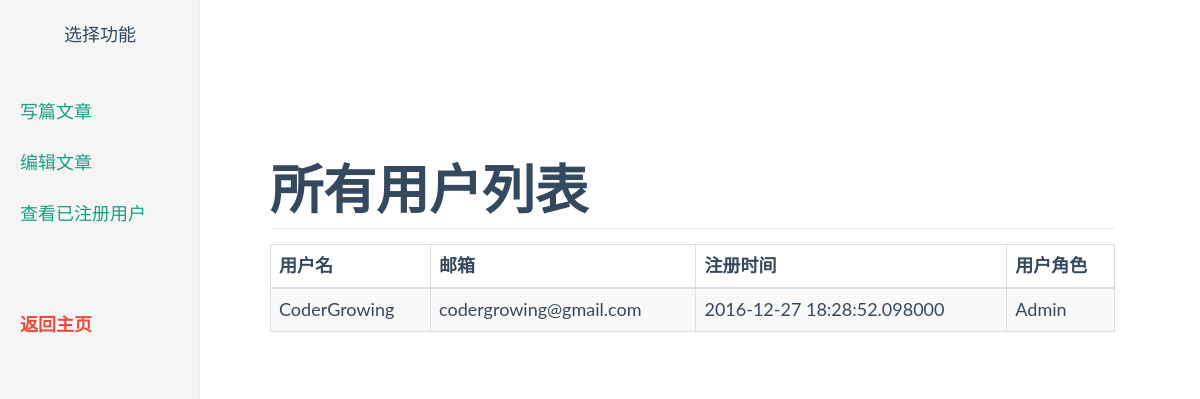
The app's page /all-user (signed in), older data.
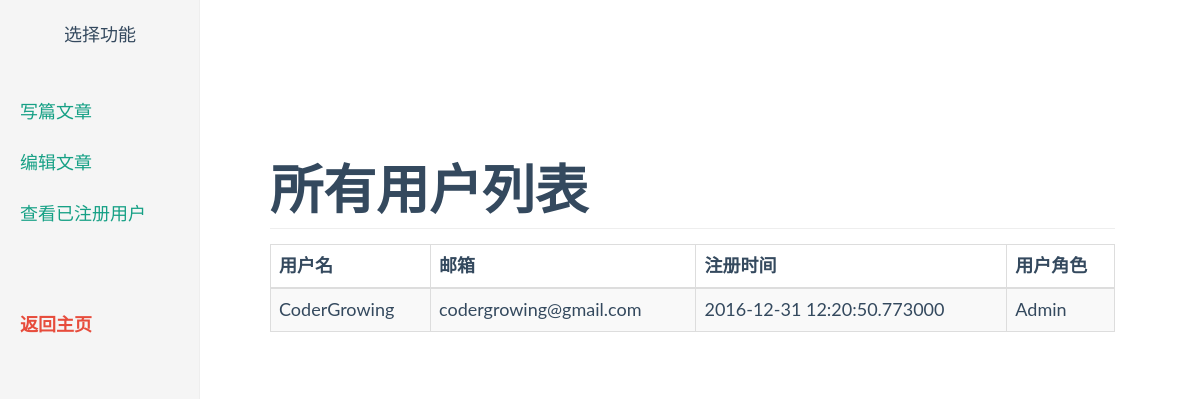
The same page, newer data.
### app/models.py (models this page shows, shortened)
class User(UserMixin, db.Model):
    __tablename__ = 'user'
    id = db.Column(db.Integer, primary_key=True)
    email = db.Column(db.String(64), unique=True, index=True)
    username = db.Column(db.String(64), unique=True)
    timestamp = db.Column(db.String(64), index=True, default=datetime.now)
    password_hash = db.Column(db.String(128))
    avatar_hash = db.Column(db.String(32))
    comments = db.relationship('Comment', backref='user', lazy='dynamic')
    reply_comments = db.relationship('ReplyComment', backref='user', lazy='dynamic')
    role = db.Column(db.String, default='User')
    @property
    def password(self):
        raise AttributeError('Password is not a readable attribute.')

### app/main/views.py (the view)
@main.route('/all-user')
@login_required
def all_user():
    if current_user.role != "Admin":
        flash(u'您没有权限访问该页面！')
        return redirect(url_for('main.index'))
    users = User.query.all()
    return render_template('all-user.html', users=users)

### app/models.py (called while the page is built)
@login_manager.user_loader
def load_user(user_id):
    return User.query.get(int(user_id))

### app/templates/all-user.html (shortened to what this page needs)
{% extends "base.html" %}
{% block head %}
  {{ super() }}
  <link rel="stylesheet" href="{{ url_for("static", filename="flat-ui.min.css") }}">
  <link rel="stylesheet" href="{{ url_for('static', filename='admin-nav.css') }}">
{% endblock %}
{% block page_content %}
    <div class="container-fluid">
    {% include "_admin-nav.html" %}
    <div class="col-sm-9 col-sm-offset-3 col-md-10 col-md-offset-2 main">
      <h2 class="sub-header">所有用户列表</h2>
       <div class="table-responsive">
          <table class="table table-striped table-bordered">
            <thead>
              <tr>
                <th>用户名</th>
                <th>邮箱</th>
                <th>注册时间</th>
                <th>用户角色</th>
              </tr>
            </thead>
            <tbody>
              {% for user in users %}
                <tr>
                  <td>{{ user.username }}</td>
                  <td>{{ user.email }}</td>
                  <td>{{ user.timestamp }}</td>
                  <td>{{ user.role }}</td>
                </tr>
              {% endfor %}
            </tbody>
          </table>
    </div>
    </div>
{% endblock %}

### app/templates/base.html (shortened to what this page needs)
{% extends "bootstrap/base.html" %}
{% block head %}
  {{ super() }}
  <link rel="stylesheet" href="{{ url_for('static', filename='style.css') }}">
  <link rel="stylesheet" href="{{ url_for('static', filename='zenburn.css') }}">
  <link rel="stylesheet" href="{{ url_for("static", filename="jqcloud.min.css") }}">
{% endblock %}
{% block content %}
<div class="container">
    {% block page_content %}{% endblock %}
{% endblock %}

### app/templates/_admin-nav.html (shortened to what this page needs)
<div class="row">
<div class="col-sm-3 col-md-2 sidebar">
  <ul class="nav nav-sidebar">
    <li><p>选择功能</p></li>
  </ul>
  <ul class="nav nav-sidebar">
    <li><a href="{{ url_for("main.write_article") }}">写篇文章</a></li>
    <li><a href="{{ url_for("main.article_list") }}">编辑文章</a></li>
    <li><a href="{{ url_for("main.all_user") }}">查看已注册用户</a></li>
  </ul>
  <ul class="nav nav-sidebar">
    <li><a href="{{ url_for("main.index") }}"><b><span class="text-danger">返回主页</span></b></a></li>
  </ul>
</div>
</div>

### app/static/style.css (style rules this page uses)
html { position: relative; min-height: 100%; }
body { margin-bottom: 60px; }
body > .container { padding: 60px 15px 0; }

### app/static/admin-nav.css (style rules this page uses)
body { padding-top: 50px; }
.sub-header { padding-bottom: 10px; border-bottom: 1px solid #eee; }
.sidebar { display: none; }
@media (min-width: 768px) { .sidebar { position: fixed; top: 0; bottom: 0; left: 0; display: block; padding: 20px; overflow-x: hidden; overflow-y: auto; background-color: #f5f5f5; border-right: 1px solid #eee; } }
.nav-sidebar { margin-right: -21px; margin-bottom: 20px; margin-left: -20px; }
.nav-sidebar > li > a { padding-right: 20px; padding-left: 20px; }
.nav-sidebar > li > p { text-align: center; font-size: large; font-family: "微软雅黑", sans-serif; }
.main { padding: 20px; }
@media (min-width: 768px) { .main { padding-right: 40px; padding-left: 40px; } }

Row changes from the older to the newer data that the page shows:
changed User "CoderGrowing": timestamp "2016-12-27 18:28:52.098000" → "2016-12-31 12:20:50.773000"
